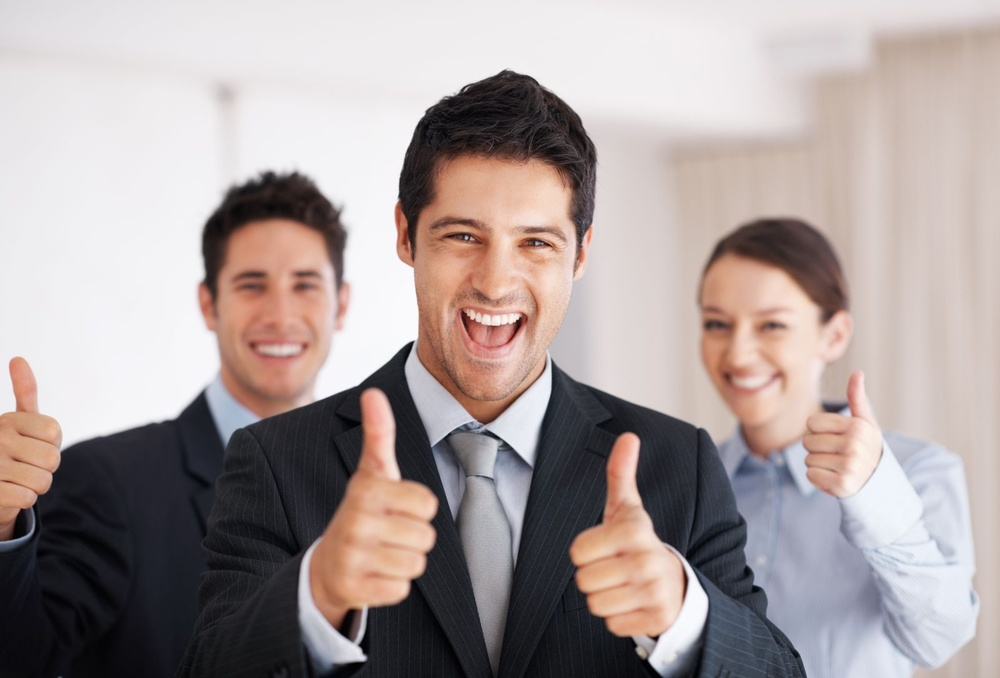
#> input picture OLD/1.jpg, 1000 x 678 px, shrunk from 1600 x 1085 before the run
$ python test1.py
#> lines starting #> are read from the running program, lines starting #| are printed output that depends on the picture; after the words box and inside, x2 and y2 are one past the last pixel; in counts of white or black regions, pixels touching at a corner belong together
import cv2 as cv

import numpy as np
from PIL import Image


face_cascade = cv.CascadeClassifier ( 'haarcascade_smile.xml' )
img = cv.imread ( '1.jpg' )
#> img is the input picture: shape (678, 1000, 3); mean B, G, R 156.2, 157.5, 169
gray = cv.cvtColor (img, cv.COLOR_BGR2GRAY)
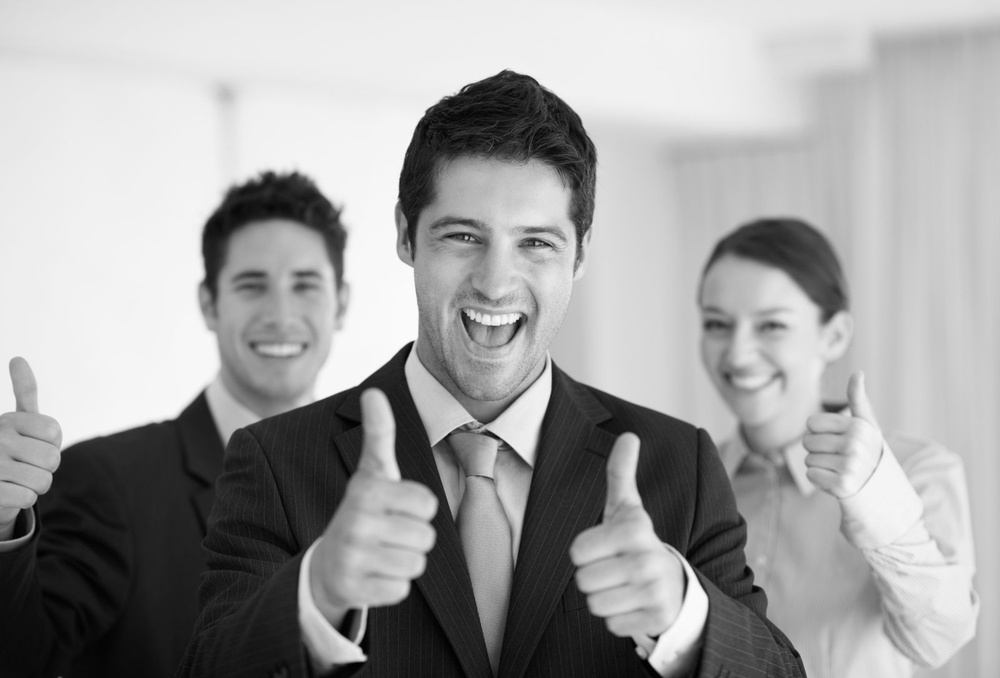
#> gray: shape (678, 1000); min 0, max 255, mean 160.8

faces = face_cascade.detectMultiScale(gray, 1.3, 5)
#> faces = 16 rows, first 6: [829, 474, 36, 18], [459, 349, 63, 32], [802, 423, 47, 23], [239, 331, 77, 39], [713, 362, 78, 39], [883, 551, 76, 38]

for (x,y,w,h) in faces:
    cv.rectangle(img,(x,y),(x+w,y+h),(0,255,0), 2)

    font = cv.FONT_HERSHEY_SIMPLEX
    bottomLeftCornerOfText = (x,y)
    fontScale = 1
    fontColor = (123, 0, 0)
    lineType = 2

    cv.putText(img, 'EYE',
                bottomLeftCornerOfText,
                font,
                fontScale,
                fontColor,
                lineType)

    roi_gray = gray[y:y+h, x:x+w]
    roi_color = img[y:y+h, x:x+w]
#> this loop made 16 passes
#> (x, y, w, h) on passes 1 to 12: (829, 474, 36, 18), (459, 349, 63, 32), (802, 423, 47, 23), (239, 331, 77, 39), (713, 362, 78, 39), (883, 551, 76, 38), (433, 109, 79, 40), (475, 182, 79, 40), (748, 333, 79, 40), (790, 436, 79, 40), (446, 296, 103, 51), (229, 321, 103, 51)
#> pass 2, `roi_gray = gray[y:y+h, x:x+w]`:
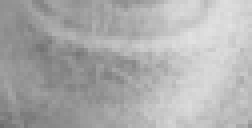
#> roi_gray: shape (32, 63) (shown 4 times larger); min 109, max 225, mean 172.9
#> pass 2, `roi_color = img[y:y+h, x:x+w]`:
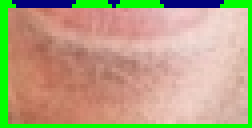
#> roi_color: shape (32, 63, 3) (shown 4 times larger); mean B, G, R 129.6, 164.9, 182.4
#> pass 3, `roi_gray = gray[y:y+h, x:x+w]`:
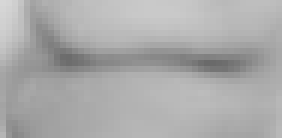
#> roi_gray: shape (23, 47) (shown 6 times larger); min 106, max 215, mean 170.6
#> pass 3, `roi_color = img[y:y+h, x:x+w]`:
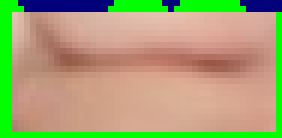
#> roi_color: shape (23, 47, 3) (shown 6 times larger); mean B, G, R 115.9, 163.1, 166.4
#> after the loop:
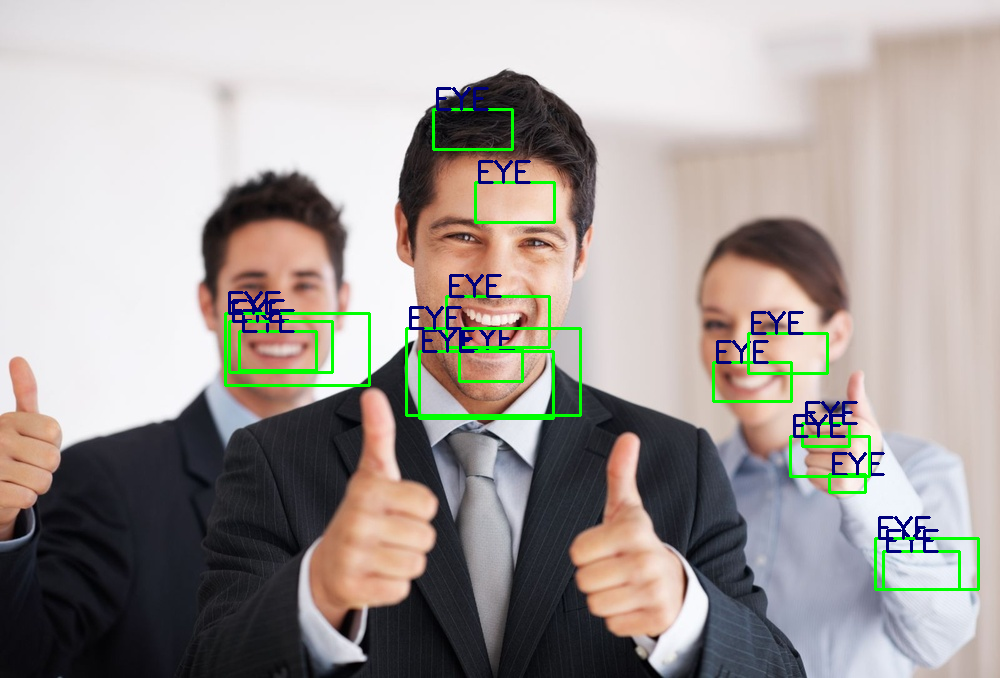
#> img: shape (678, 1000, 3); 2.58% of pixels changed, all inside (x1, y1, x2, y2) = (224, 87, 980, 591)

cv.imshow('img',img)
cv.waitKey(0)
cv.destroyAllWindows()


# void cv::putText	(	InputOutputArray 	img,
# const String & 	text,
# Point 	org,
# int 	fontFace,
# double 	fontScale,
# Scalar 	color,
# int 	thickness = 1,
# int 	lineType = LINE_8,
# bool 	bottomLeftOrigin = false
# )


# cv.putText(img, "qq", x, y, (0, 255, 0), 2)

# void cv::rectangle	(	InputOutputArray 	img,
# Point 	pt1,
# Point 	pt2,
# const Scalar & 	color,
# int 	thickness = 1,
# int 	lineType = LINE_8,
# int 	shift = 0
# )

# image = cv.imread("1.jpg")
# gray = cv.cvtColor(image, cv.COLOR_BGR2GRAY)
# gray = cv.GaussianBlur(gray, (3, 3), 0)
# cv.imwrite("gray.jpg", gray)
#
# edged = cv2.Canny(gray, 10, 250)
# cv.imwrite("edged.jpg", edged)
#
# kernel = cv.getStructuringElement(cv.MORPH_RECT, (7, 7))
# closed = cv.morphologyEx(edged, cv.MORPH_CLOSE, kernel)
# cv.imwrite("closed.jpg", closed)

$ run again, with OLD/a2.jpg copied over OLD/1.jpg
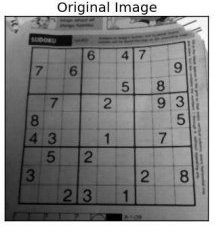
#> input picture OLD/a2.jpg, 215 x 233 px
#> img is the input picture: shape (233, 215, 3); min 0, max 255, mean 132.1
#> faces = [[69, 138, 79, 40], [18, 34, 174, 87]]
#> the loop `for (x,y,w,h) in faces:` made 2 passes
#> (x, y, w, h, font, fontScale, fontColor, lineType) on passes 1 to 2: (69, 138, 79, 40, 0, 1, (123, 0, 0), 2), (18, 34, 174, 87, 0, 1, (123, 0, 0), 2)
#> pass 1, `roi_color = img[y:y+h, x:x+w]`:
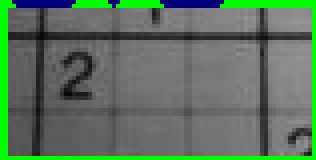
#> roi_color: shape (40, 79, 3) (shown 4 times larger); mean B, G, R 94.7, 115.1, 92.2
#> after the loop `for (x,y,w,h) in faces:`:
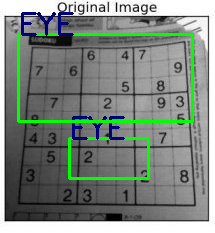
#> img: shape (233, 215, 3); 5.87% of pixels changed, all inside (x1, y1, x2, y2) = (17, 12, 194, 180)
